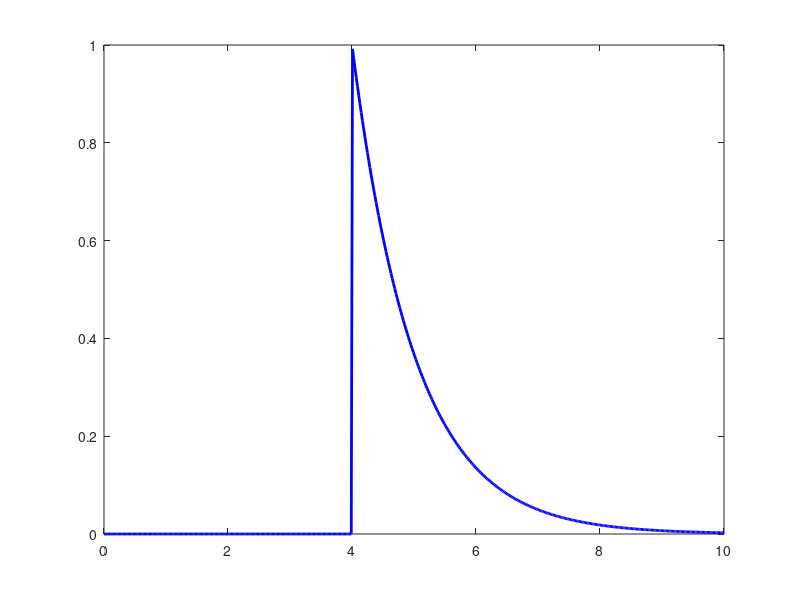

The MATLAB script that drew this image: (Note: this script raises an error after producing the figure.)
% MATLAB Code to Plot the given figure

% Energy axis: range from 0 to 10 (arbitrary units)
E = linspace(0, 10, 500);

% Define band gap energy Eg
Eg = 4;

% Density of States: Zero below Eg, and an exponential decay above Eg
g = zeros(size(E));
g(E >= Eg) = exp(-(E(E >= Eg) - Eg)); % Exponential decay for E >= Eg

% Plot the figure
figure;
plot(E, g, 'b', 'LineWidth', 2); % Plot in blue with thicker lines
hold on;

% Mark Eg with a vertical line
xline(Eg, 'k', 'LineWidth', 1.5); % Vertical line in black

% Labels for axes
xlabel('Energy (E)', 'FontSize', 12);
ylabel('Density of States g(E)', 'FontSize', 12);

% Set axis limits for clarity
xlim([0 10]);
ylim([0 1.1]);

% Display grid for better visualization
grid on;

% Title (optional)
title('Density of States vs Energy', 'FontSize', 14);

hold off;
